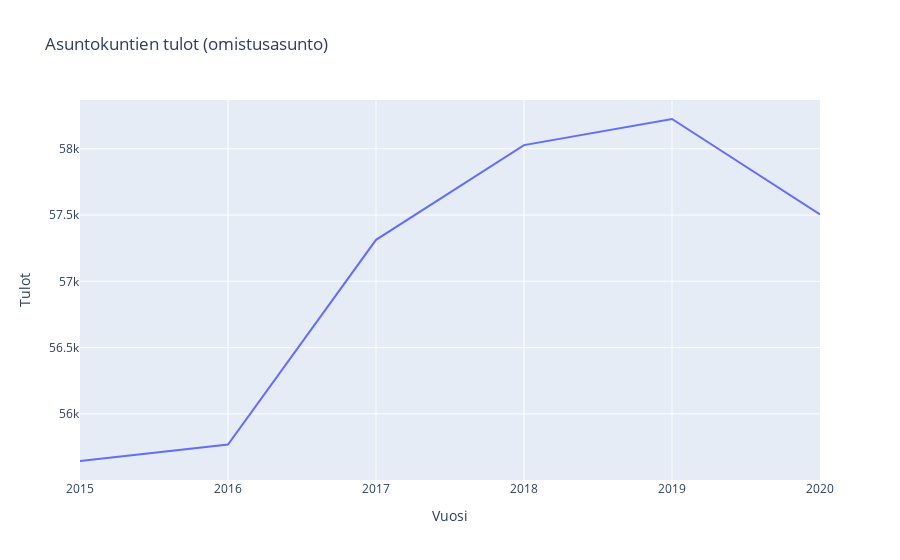

Source (notebook cell):
### Code cell
fig3 = px.line(as_tulot, x="Vuosi", y="Tulot", title="Asuntokuntien tulot (omistusasunto)")

fig3.show()

### Figure 1 — Plotly figure (JSON) as saved in the notebook; plotly's stock layout.template omitted (floating-point values rounded to 4 significant figures)
{"data": [{"hovertemplate": "Vuosi=%{x}<br>Tulot=%{y}<extra></extra>", "legendgroup": "", "line": {"color": "#636efa", "dash": "solid"}, "marker": {"symbol": "circle"}, "mode": "lines", "name": "", "orientation": "v", "showlegend": false, "type": "scatter", "x": [2015, 2016, 2017, 2018, 2019, 2020], "xaxis": "x", "y": [55644, 55768, 57313, 58028, 58225, 57505], "yaxis": "y"}], "layout": {"legend": {"tracegroupgap": 0}, "title": {"text": "Asuntokuntien tulot (omistusasunto)"}, "xaxis": {"anchor": "y", "domain": [0, 1], "title": {"text": "Vuosi"}}, "yaxis": {"anchor": "x", "domain": [0, 1], "title": {"text": "Tulot"}}}}
